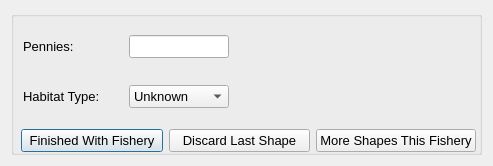
<ui version="4.0" >
 <author>Aaron Racicot</author>
 <class>NextPolygon</class>
 <widget class="QDialog" name="NextPolygon" >
  <property name="geometry" >
   <rect>
    <x>0</x>
    <y>0</y>
    <width>493</width>
    <height>166</height>
   </rect>
  </property>
  <property name="windowTitle" >
   <string>OpenOceanMap - Next Polygon</string>
  </property>
  <layout class="QHBoxLayout" >
   <item>
    <widget class="QGroupBox" name="groupBox" >
     <property name="title" >
      <string/>
     </property>
     <widget class="QWidget" native="1" name="widget" >
      <property name="geometry" >
       <rect>
        <x>10</x>
        <y>104</y>
        <width>455</width>
        <height>51</height>
       </rect>
      </property>
      <layout class="QHBoxLayout" >
       <item>
        <widget class="QPushButton" name="pbnShapeFinished" >
         <property name="font" >
          <font>
           <pointsize>10</pointsize>
          </font>
         </property>
         <property name="text" >
          <string>Finished With Fishery</string>
         </property>
        </widget>
       </item>
       <item>
        <widget class="QPushButton" name="pbnShapeDiscard" >
         <property name="font" >
          <font>
           <pointsize>10</pointsize>
          </font>
         </property>
         <property name="text" >
          <string>Discard Last Shape</string>
         </property>
        </widget>
       </item>
       <item>
        <widget class="QPushButton" name="pbnMoreShapes" >
         <property name="font" >
          <font>
           <pointsize>10</pointsize>
          </font>
         </property>
         <property name="text" >
          <string>More Shapes This Fishery</string>
         </property>
        </widget>
       </item>
      </layout>
     </widget>
     <widget class="QWidget" name="" >
      <property name="geometry" >
       <rect>
        <x>12</x>
        <y>3</y>
        <width>261</width>
        <height>94</height>
       </rect>
      </property>
      <layout class="QVBoxLayout" name="verticalLayout" >
       <item>
        <layout class="QHBoxLayout" >
         <item>
          <widget class="QLabel" name="label_1" >
           <property name="minimumSize" >
            <size>
             <width>100</width>
             <height>0</height>
            </size>
           </property>
           <property name="maximumSize" >
            <size>
             <width>100</width>
             <height>16777215</height>
            </size>
           </property>
           <property name="font" >
            <font>
             <pointsize>10</pointsize>
            </font>
           </property>
           <property name="text" >
            <string>Pennies:</string>
           </property>
          </widget>
         </item>
         <item>
          <widget class="QLineEdit" name="line_1" >
           <property name="enabled" >
            <bool>true</bool>
           </property>
           <property name="minimumSize" >
            <size>
             <width>100</width>
             <height>0</height>
            </size>
           </property>
           <property name="maximumSize" >
            <size>
             <width>100</width>
             <height>16777215</height>
            </size>
           </property>
           <property name="font" >
            <font>
             <pointsize>10</pointsize>
            </font>
           </property>
           <property name="text" >
            <string/>
           </property>
          </widget>
         </item>
         <item>
          <widget class="QLabel" name="pl_label" >
           <property name="minimumSize" >
            <size>
             <width>50</width>
             <height>0</height>
            </size>
           </property>
           <property name="maximumSize" >
            <size>
             <width>50</width>
             <height>16777215</height>
            </size>
           </property>
           <property name="text" >
            <string/>
           </property>
          </widget>
         </item>
        </layout>
       </item>
       <item>
        <layout class="QHBoxLayout" name="horizontalLayout" >
         <item>
          <widget class="QLabel" name="habitat_combo_label" >
           <property name="minimumSize" >
            <size>
             <width>100</width>
             <height>0</height>
            </size>
           </property>
           <property name="maximumSize" >
            <size>
             <width>100</width>
             <height>16777215</height>
            </size>
           </property>
           <property name="font" >
            <font>
             <pointsize>10</pointsize>
            </font>
           </property>
           <property name="text" >
            <string>Habitat Type:</string>
           </property>
          </widget>
         </item>
         <item>
          <widget class="QComboBox" name="habitat_combo" >
           <property name="minimumSize" >
            <size>
             <width>100</width>
             <height>0</height>
            </size>
           </property>
           <property name="maximumSize" >
            <size>
             <width>100</width>
             <height>16777215</height>
            </size>
           </property>
           <property name="font" >
            <font>
             <pointsize>10</pointsize>
            </font>
           </property>
           <item>
            <property name="text" >
             <string>Unknown</string>
            </property>
           </item>
           <item>
            <property name="text" >
             <string>Hard Bottom</string>
            </property>
           </item>
           <item>
            <property name="text" >
             <string>Soft Sandy</string>
            </property>
           </item>
           <item>
            <property name="text" >
             <string>Mixed</string>
            </property>
           </item>
          </widget>
         </item>
         <item>
          <spacer name="horizontalSpacer_2" >
           <property name="orientation" >
            <enum>Qt::Horizontal</enum>
           </property>
           <property name="sizeHint" stdset="0" >
            <size>
             <width>40</width>
             <height>20</height>
            </size>
           </property>
          </spacer>
         </item>
        </layout>
       </item>
      </layout>
     </widget>
    </widget>
   </item>
  </layout>
 </widget>
 <resources/>
 <connections/>
</ui>
